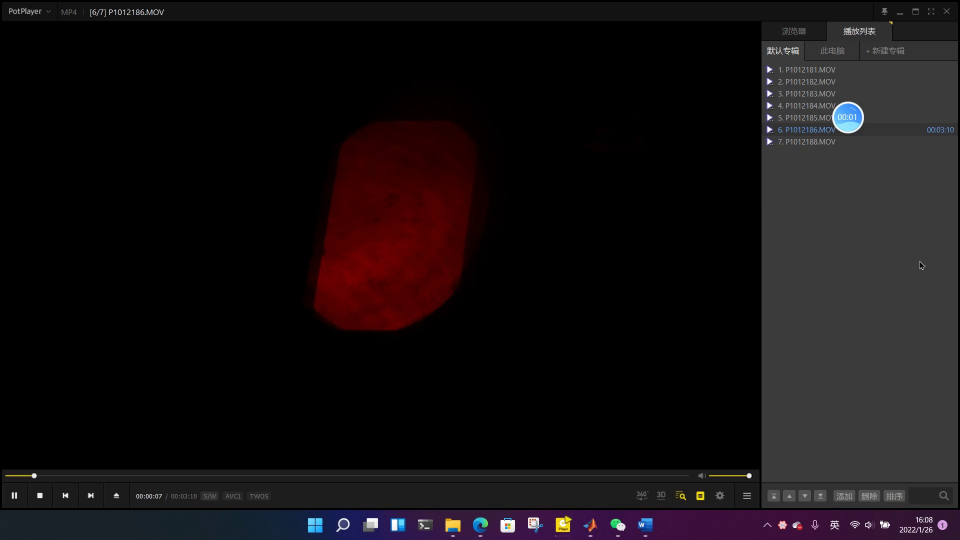
#> input picture Preprocess_images/1.jpg, 1920 x 1080 px, given as the content of the folder ./a, which was not available (shown at 1/2 size)
$ python read_streak.py   (older library calls are emulated)
#> lines starting #> are read from the running program, lines starting #| are printed output that depends on the picture; after the words box and inside, x2 and y2 are one past the last pixel; in counts of white or black regions, pixels touching at a corner belong together; pictures that were not available may be replaced by others from this repository, and a replacement may not be noted
#> in read_path, img is the input picture: shape (1080, 1920, 3); mean B, G, R 17.5, 15.8, 20.2
import cv2
import os
import numpy as np
def filter_imgs(gray_img):
    # 尝试一下不同的核的效果
    Emboss = np.array([[ -2,-1, 0],
                       [ -1, 1, 1],
                       [  0, 1, 2]])

    Motion = np.array([[ 0.333, 0,  0],
                       [  0, 0.333, 0],
                       [  0, 0, 0.333]])

    Emboss_img = cv2.filter2D(gray_img,cv2.CV_16S,Emboss)
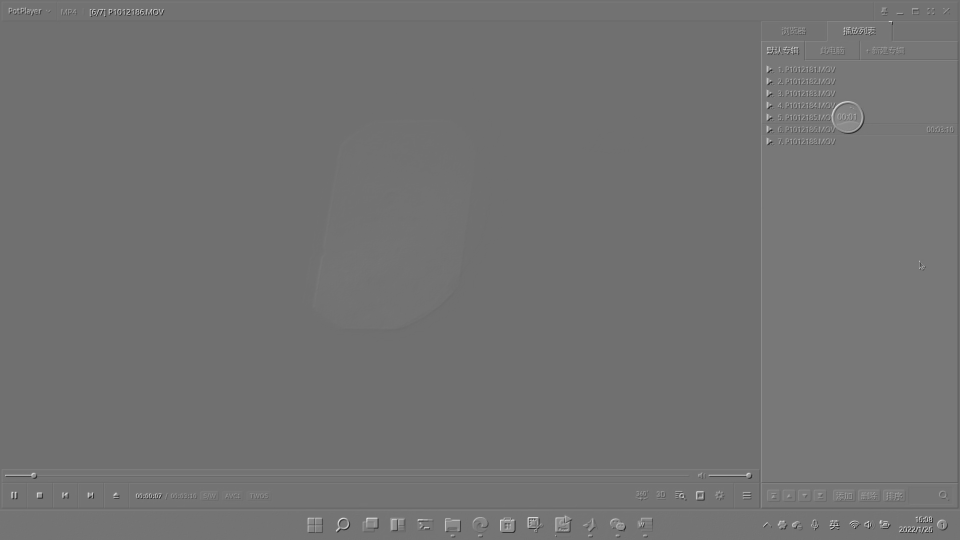
#> Emboss_img: shape (1080, 1920) int16 (shown at 1/2 size); min -813, max 1038, mean 17.5; drawn with min black and max white
    Motion_img = cv2.filter2D(gray_img, cv2.CV_16S, Motion)
    Emboss_img = cv2.convertScaleAbs(Emboss_img)
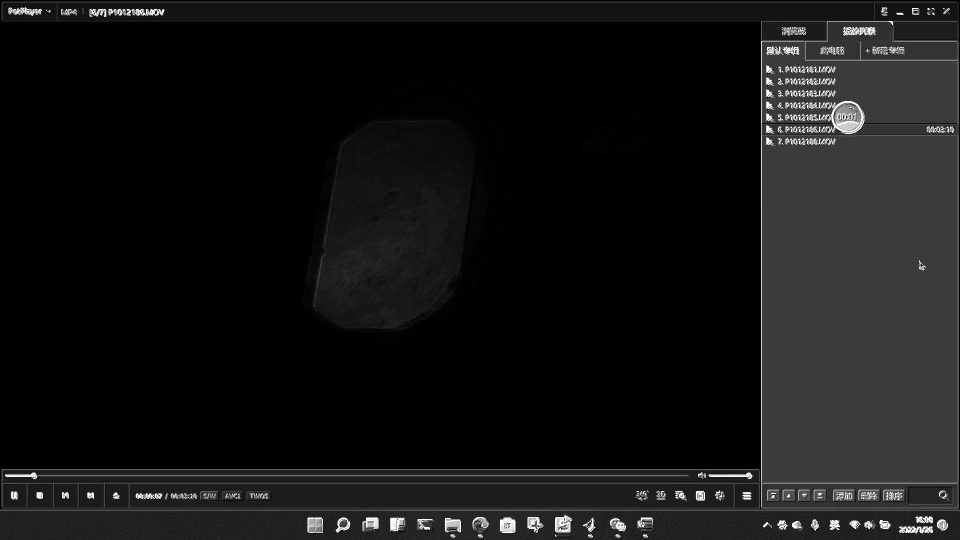
#> Emboss_img: shape (1080, 1920) (shown at 1/2 size); min 0, max 255, mean 19.8
    Motion_img = cv2.convertScaleAbs(Motion_img)

    different_V = np.array([[  0, -1, 0],
                            [  0,  1, 0],
                            [  0,  0, 0]])
    different_H = np.array([[  0, 0, 0],
                            [ -1, 1, 0],
                            [  0, 0, 0]])
    different_temp = cv2.filter2D(gray_img,cv2.CV_16S,different_V)
    different_temp = cv2.filter2D(different_temp, cv2.CV_16S, different_H)
    different_img = cv2.convertScaleAbs(different_temp)

    Sobel_V = np.array([[ 1,  2,  1],
                        [ 0,  0,  0],
                        [ -1, -2, -1]])
    Sobel_H = np.array([[ 1,  0, -1],
                        [ 2,  0, -2],
                        [ 1,  0, -1]])
    Sobel_temp = cv2.filter2D(gray_img,cv2.CV_16S, Sobel_V)
    Sobel_temp = cv2.filter2D(Sobel_temp, cv2.CV_16S, Sobel_H)
    Sobel_img = cv2.convertScaleAbs(Sobel_temp)


    Prewitt_V = np.array([[-1, -1, -1],
                          [ 0,  0,  0],
                          [ 1,  1,  1]])
    Prewitt_H = np.array([[-1,  0, 1],
                          [-1,  0, 1],
                          [-1,  0, 1]])
    Prewitt_temp = cv2.filter2D(gray_img, cv2.CV_16S, Prewitt_V)
    Prewitt_temp = cv2.filter2D(Prewitt_temp, cv2.CV_16S, Prewitt_H)
    Prewitt_img = cv2.convertScaleAbs(Prewitt_temp)
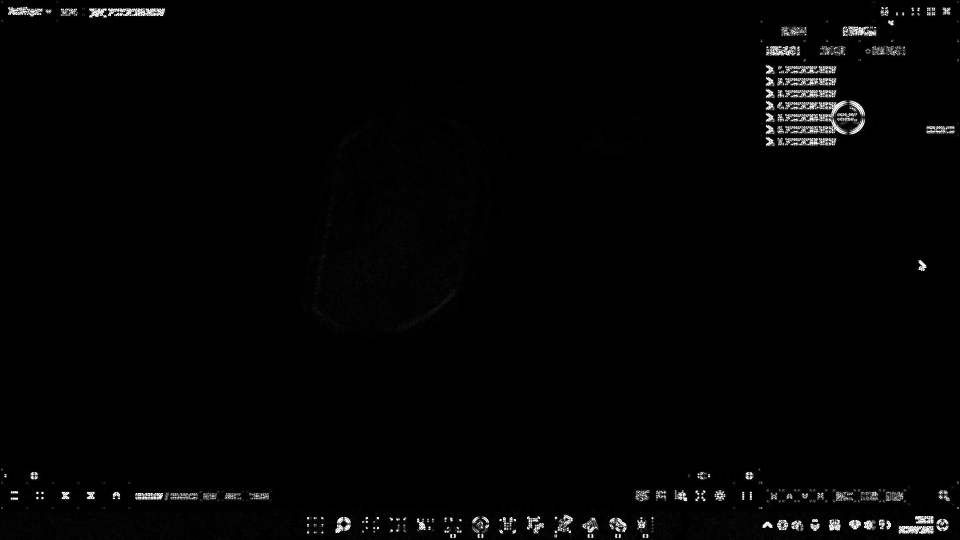
#> Prewitt_img: shape (1080, 1920) (shown at 1/2 size); min 0, max 255, mean 3.7

    kernel_P = np.array([[0,  0, -1,  0, 0],
                         [0, -1, -2, -1, 0],
                         [-1,-2, 16, -2,-1],
                         [0, -1, -2, -1, 0],
                         [0, 0,  -1, 0,  0]])
    kernel_N = np.array([[0, 0,  1,  0, 0],
                         [0, 1,  2,  1, 0],
                         [1, 2, -16, 2, 1],
                         [0, 1,  2,  1, 0],
                         [0, 0,  1,  0, 0]])


    lap4_filter = np.array([[0, 1, 0],
                            [1, -4, 1],
                            [0, 1, 0]])  # 4邻域laplacian算子
    lap8_filter = np.array([[0, 1, 0],
                            [1, -8, 1],
                            [0, 1, 0]])  # 8邻域laplacian算子
    lap_filter_P = cv2.filter2D(gray_img, cv2.CV_16S, kernel_P)
    edge4_img_P = cv2.filter2D(lap_filter_P, cv2.CV_16S, lap4_filter)
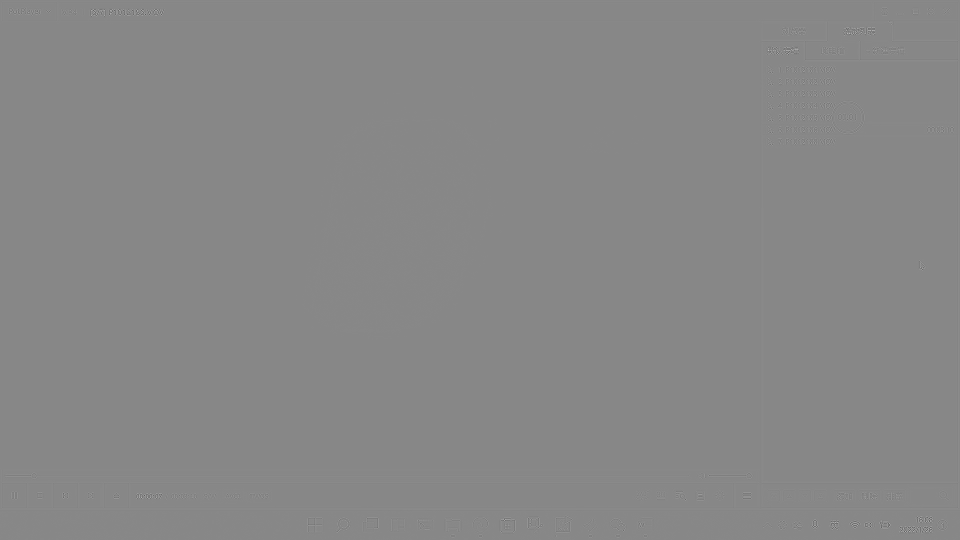
#> edge4_img_P: shape (1080, 1920) int16 (shown at 1/2 size); min -12569, max 11032, mean 0; drawn with min black and max white
    edge4_img_P = cv2.convertScaleAbs(edge4_img_P)
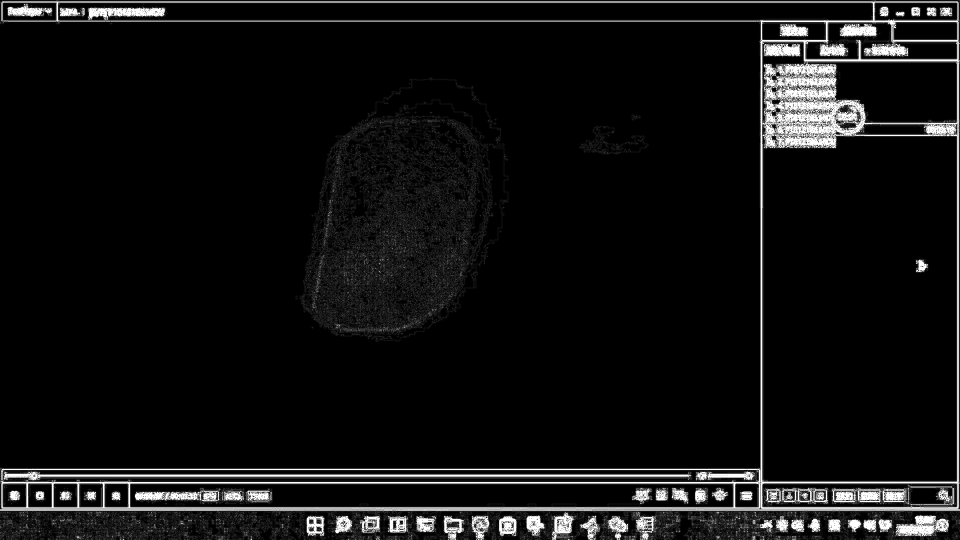
#> edge4_img_P: shape (1080, 1920) (shown at 1/2 size); min 0, max 255, mean 16.9

    edge8_img_P = cv2.filter2D(lap_filter_P, cv2.CV_16S, lap8_filter)
    edge8_img_P = cv2.convertScaleAbs(edge8_img_P)
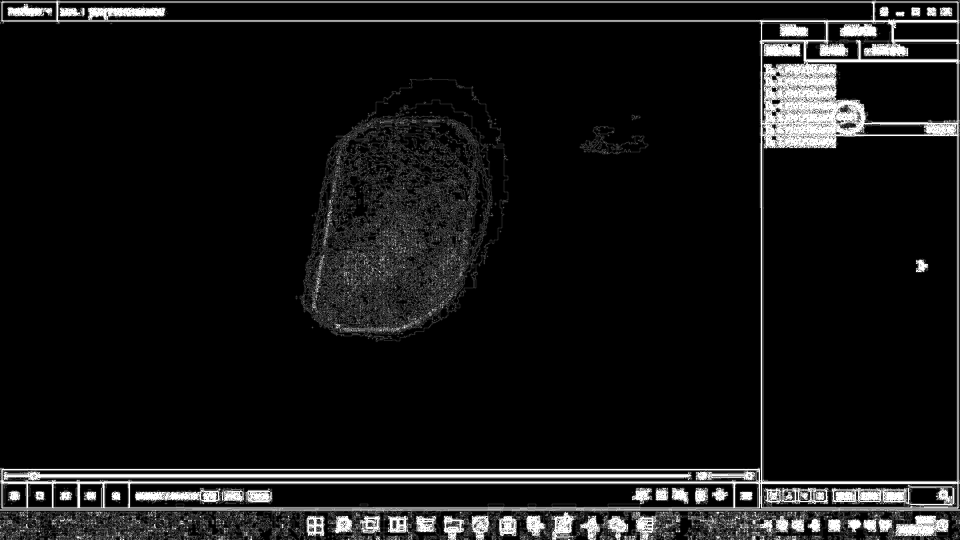
#> edge8_img_P: shape (1080, 1920) (shown at 1/2 size); min 0, max 255, mean 20.8


    lap_filter_N = cv2.filter2D(gray_img, cv2.CV_16S, kernel_N)
    edge4_img_N = cv2.filter2D(lap_filter_N, cv2.CV_16S, lap4_filter)
    edge4_img_N = cv2.convertScaleAbs(edge4_img_N)

    edge8_img_N = cv2.filter2D(lap_filter_N, cv2.CV_16S, lap8_filter)
    edge8_img_N = cv2.convertScaleAbs(edge8_img_N)
    return Motion_img
def read_path(file_pathname):
    #遍历该目录下的所有图片文件
    for filename in os.listdir(file_pathname):
        print(filename)
        img = cv2.imread(file_pathname+'/'+filename)


        gray_img = cv2.cvtColor(img, cv2.COLOR_BGR2GRAY)

        Filter_imgs = (filter_imgs(gray_img))
        img2 = cv2.medianBlur(Filter_imgs, 5)

        th2 = cv2.adaptiveThreshold(img2, 255, cv2.ADAPTIVE_THRESH_MEAN_C, \
                                    cv2.THRESH_BINARY, 11, 2)
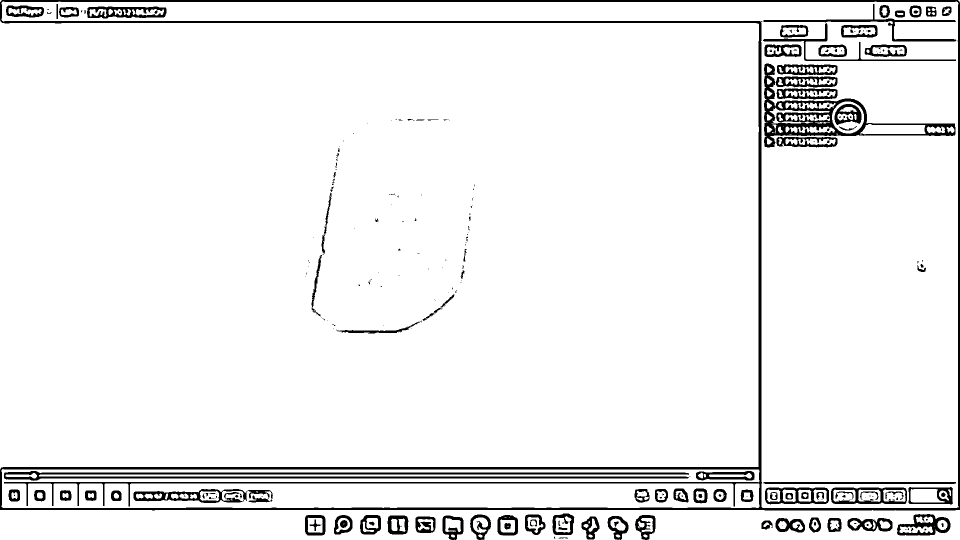
#> th2: shape (1080, 1920) (shown at 1/2 size); 94% white; 277 black regions (159 under 20 px), largest, box (x1, y1, x2, y2) and area: (0, 0, 1920, 1021) 45622, (1528, 127, 1911, 295) 11643, (8, 942, 1378, 962) 11135
        cv2.imwrite('./Preprocess_images'+"/"+filename, th2)


read_path("./a")
